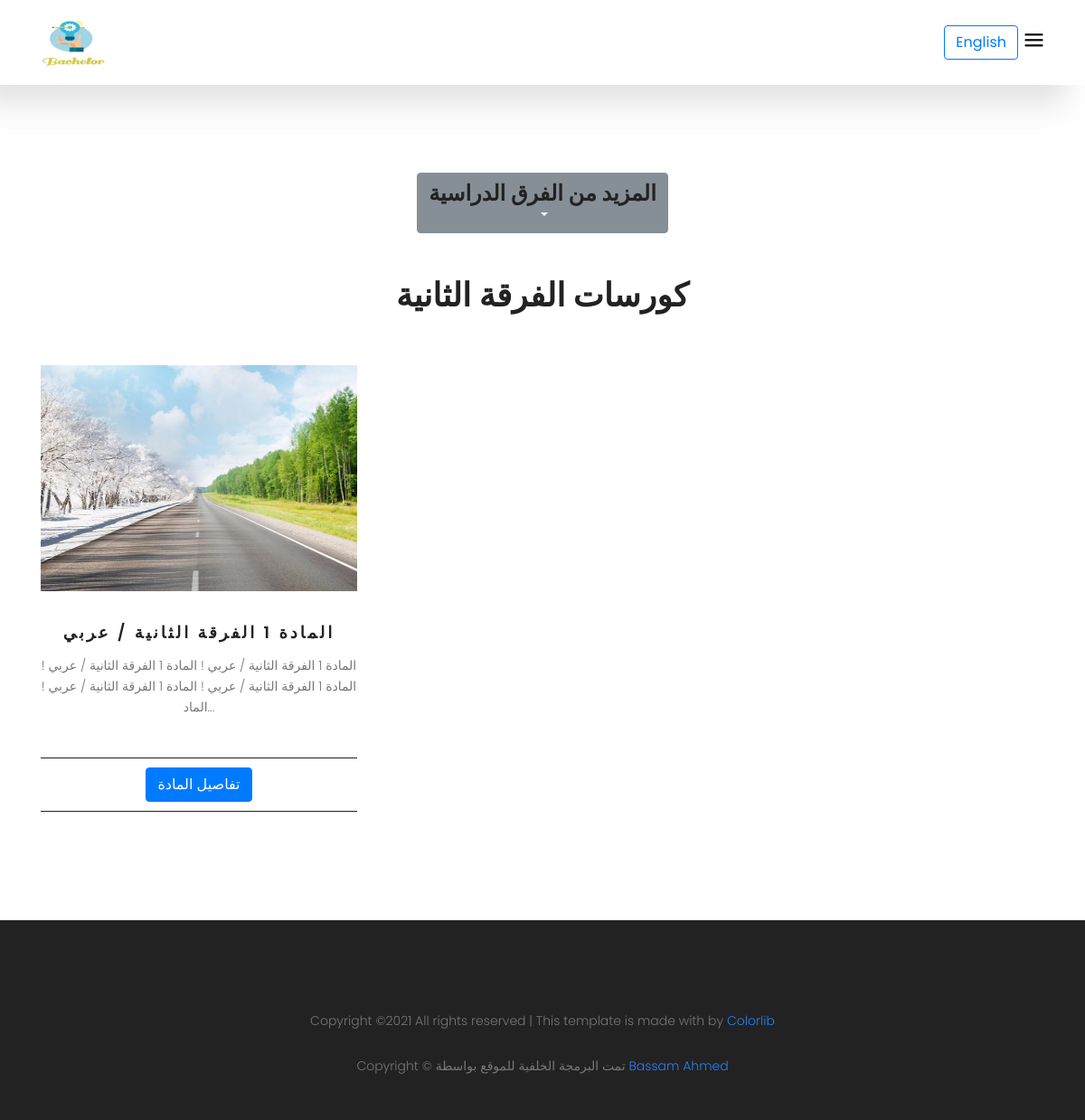
The page /ar/secondyear (signed in) on the database its author committed.
### courses/models.py (models this page shows, shortened)
class SecondYear(models.Model):
    name = models.CharField(max_length = 50 , null = True , blank = True)
    name_en = models.CharField(max_length = 50 , null = True , blank = True)
    image = models.ImageField(upload_to = 'second_year_images/' , null = True , blank = True)
    desc = models.TextField(null = True , blank = True)
    desc_en = models.TextField(null = True , blank = True)
    Price = models.IntegerField(default = 0)

### courses/views.py (the view)
# urls.py: path('secondyear', views.secondyear , name = 'secondyear'),
@login_required
def secondyear(request):
    second_year_view = SecondYear.objects.all()
    context = {'second_year_context' : second_year_view }
    return render(request , 'second_year.html' , context)

### courses/templates/second_year.html (shortened to what this page needs)
{% extends "base.html" %}
{% load static %}
{% load bootstrap4 %}
{% block body%}
{% if LANGUAGE_CODE == 'ar' %}
<section class="blog-area section-gap">
	<div class="container">
		<div class="row justify-content-center">
			<div class="col-md-8 pb-30 header-text">
				<h1>
					<div class="dropdown">
						<button class="btn btn-secondary dropdown-toggle" type="button" id="dropdownMenuButton" data-toggle="dropdown" aria-haspopup="true" aria-expanded="false">
							<h3>المزيد من الفرق الدراسية</h3>
						</button>
					</div>
		</h1> <br>
		<h1>كورسات الفرقة الثانية</h1>
			</div>
		</div>
		<div class="row">
			{% for course in second_year_context %}
			<div class="single-blog col-lg-4 col-md-4">
				{% if course.image %}
				<img class="f-img img-fluid mx-auto align-items-center flex-wrap contimg" src="{{course.image.url}}" alt="">
				{% else %}
				<img class="f-img img-fluid mx-auto contimg " src="{% static 'img/noimage.png' %}"  alt="">
				{% endif %}
				<h4 class='text-center'>
					<a href="{% url 'courses:secondyeardetails' course.id %}">{{course.name}}</a>
				</h4>
				<p class='text-center'>{{course.desc|truncatechars:140}}</p>
				<div class="bottom d-flex justify-content-between align-items-center flex-wrap">
					<div class='mx-auto'>
						<a href="{% url 'courses:secondyeardetails' course.id %}">
						{% buttons %}
									<button class="btn btn-primary">تفاصيل المادة</button>
						 {% endbuttons %}
						</a>
					</div>
				</div>
			</div>
			{% endfor %}
		</div>
	</div>
</section>
{% endif %}
{% endblock body %}

### static/css/main.css (style rules this page uses)
body { color: #777777; font-family: "Poppins", sans-serif; font-size: 14px; font-weight: 300; line-height: 1.625em; position: relative; }
a { -webkit-transition: all 0.3s ease 0s; -moz-transition: all 0.3s ease 0s; -o-transition: all 0.3s ease 0s; transition: all 0.3s ease 0s; }
a, a:focus, a:hover { text-decoration: none; outline: 0; }
h1, h2, h3, h4, h5, h6 { font-family: "Poppins", sans-serif; color: #222222; line-height: 1.2em !important; margin-bottom: 0; margin-top: 0; font-weight: 600; }
h1, .h1 { font-size: 36px; }
h3, .h3 { font-size: 24px; }
h4, .h4 { font-size: 20px; }
.pb-30 { padding-bottom: 30px; }
.text-center { text-align: center; }
.flex-wrap { -webkit-flex-wrap: wrap; -moz-flex-wrap: wrap; -ms-flex-wrap: wrap; flex-wrap: wrap; }
h1 { font-size: 36px; }
h3 { font-size: 24px; }
h4 { font-size: 18px; }
h1, h2, h3, h4, h5, h6 { line-height: 1.5em; }
body { position: relative; }
.section-gap { padding: 120px 0; }
.blog-area h1 { text-align: center; margin-bottom: 25px; font-weight: 600; text-transform: capitalize; }
.blog-area p { margin-bottom: 45px; text-align: center; }
.single-blog h4 { text-transform: uppercase; font-weight: 600; letter-spacing: 3px; margin-top: 35px; }
.single-blog a { color: #222; }
.single-blog p { text-align: left; margin-top: 15px; }
.single-blog .bottom { padding: 10px 0; border-top: 1px solid #222; border-bottom: 1px solid #222; }
.single-blog .f-img { -webkit-transition: all 0.3s ease 0s; -moz-transition: all 0.3s ease 0s; -o-transition: all 0.3s ease 0s; transition: all 0.3s ease 0s; }
p { color: #777; }

### static/css/mystyle.css (style rules this page uses)
.contimg { width: 350px; height: 250px; display: block; margin-left: auto; margin-right: auto }

### rows shown on the page
SecondYear: image (picture), name "المادة 1 الفرقة الثانية / عربي", desc "المادة 1 الفرقة الثانية / عربي ! المادة 1 الفرقة الثانية / عربي ! المادة 1 الفرقة الثانية / عربي ! المادة 1 الفرقة الثانية / عربي ! الماد..."
